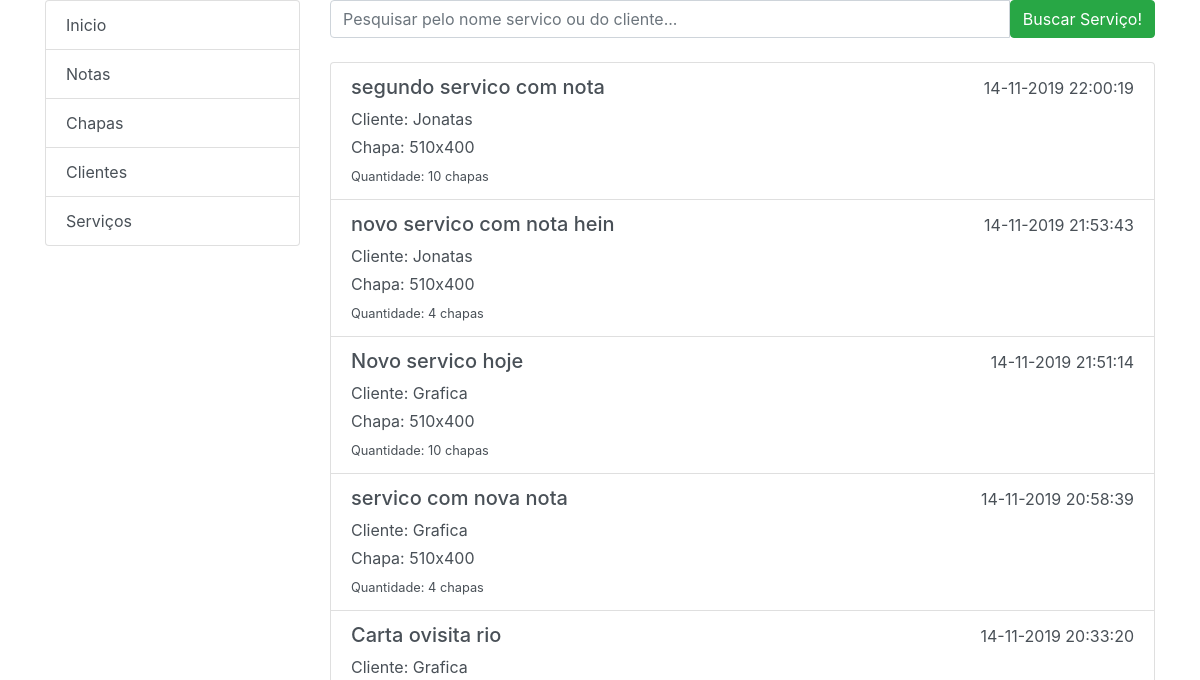
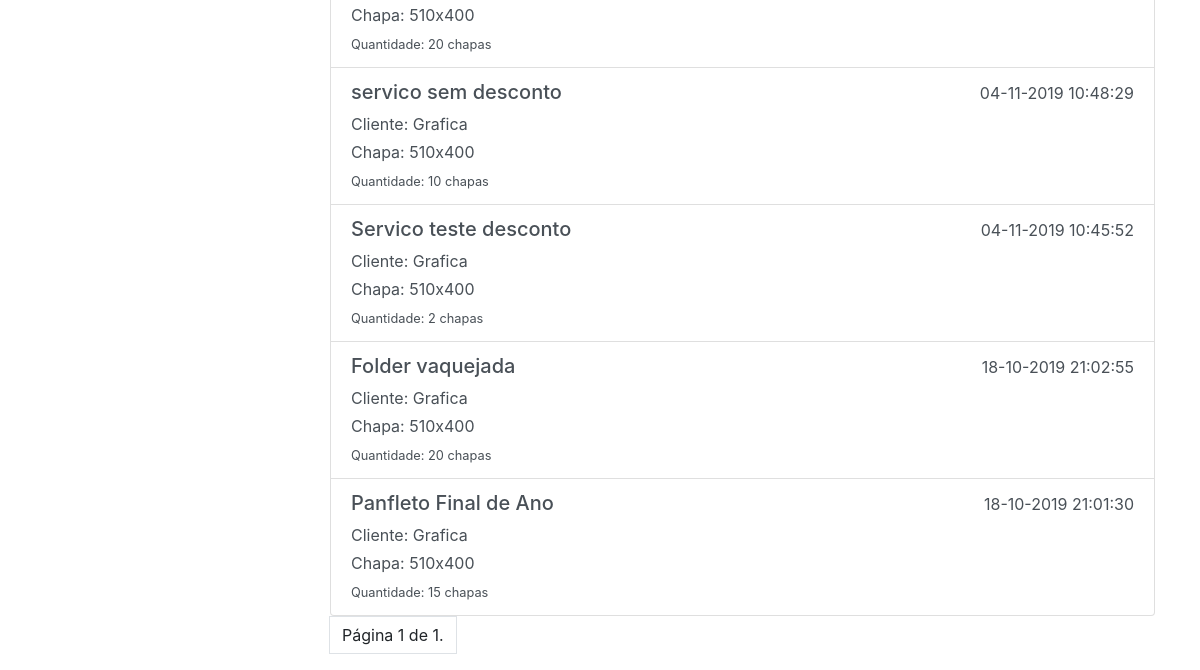
Before: /servicos/ with the older database file (2 pictures, top to bottom).
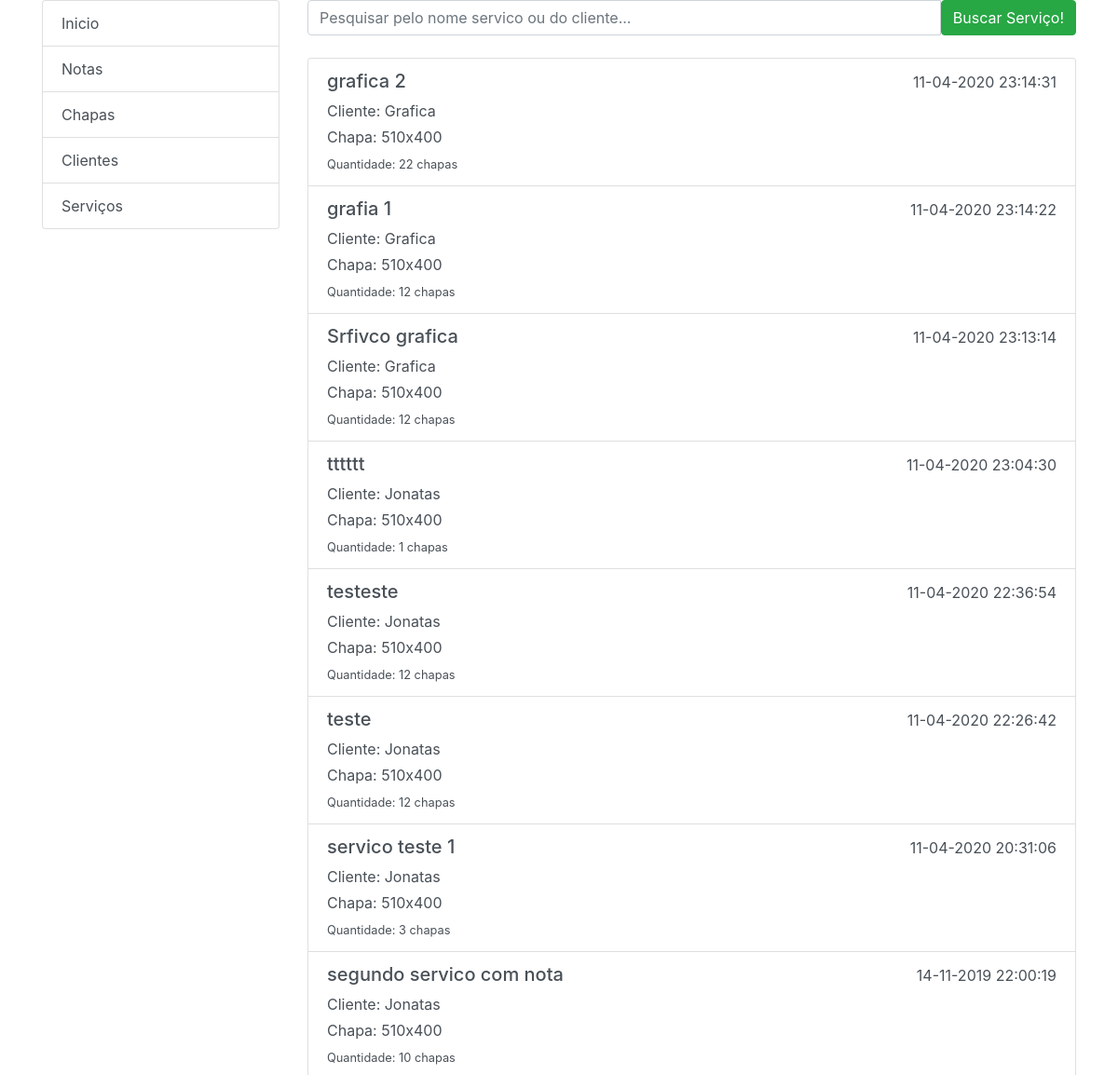
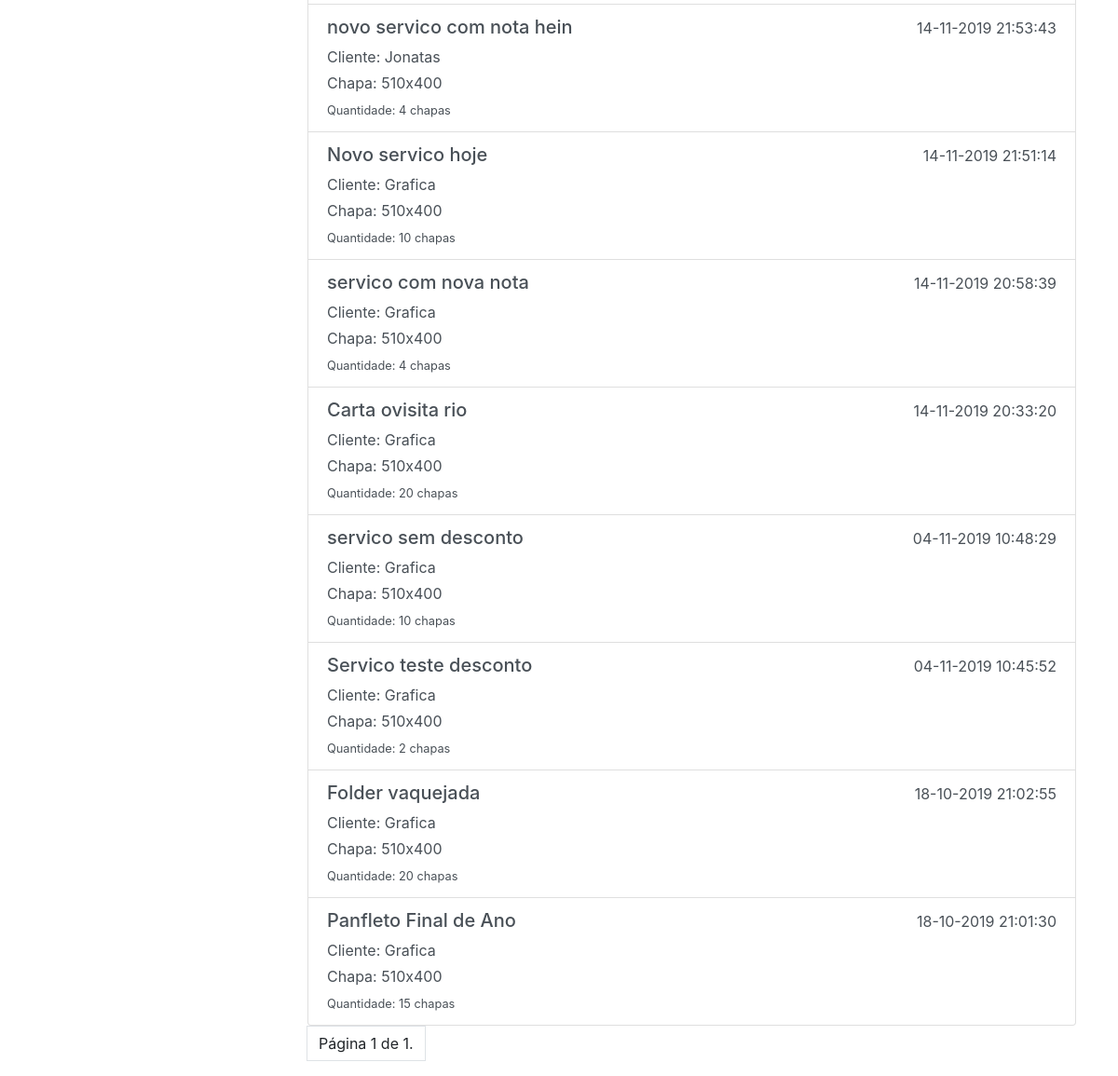
After: the same page with the newer database file (2 pictures, top to bottom).
### core/models.py (models this page shows, shortened)
class Servico(models.Model):
    nome = models.CharField('Nome Serviço', max_length=200)
    cliente = models.ForeignKey(Cliente, verbose_name='Cliente', related_name='clientes',on_delete=models.PROTECT)
    chapa = models.ForeignKey(Chapa, verbose_name='Chapa', related_name='servico', on_delete=models.PROTECT)
    quantidade = models.IntegerField('Quantidade',null=False)
    created_at = models.DateTimeField('Criado em', auto_now_add=True, null=True)
    uploaded_at = models.DateTimeField('Atualizado em', auto_now=True, null=True)
    class Meta:
        verbose_name = "Servico"
        verbose_name_plural = "Servicos"
        ordering = ['-created_at']

class Cliente(models.Model):
    nome = models.CharField('* Nome / Empresa',max_length=200)
    email = models.EmailField('* Email',max_length=100,null=True,blank=True)
    telefone = models.CharField('* Fone',max_length=20,null=True,blank=True)
    cnpj = models.CharField('CNPJ',max_length=40,null=True,blank=True)
    cpf = models.CharField('CPF',max_length=40,null=True,blank=True)
    rua = models.CharField('Rua',max_length=40,null=True,blank=True)
    bairro = models.CharField('Bairro',max_length=40,null=True,blank=True)
    numero = models.IntegerField('Numero',null=True,blank=True)
    cidade = models.CharField('Cidade',max_length=40,null=True,blank=True)
    estado = models.CharField('Estado',max_length=40,null=True,blank=True)
    cep = models.CharField('Cep',max_length=40,null=True,blank=True)
    created_at = models.DateTimeField('Criado em', auto_now_add=True,null=True)
    uploaded_at = models.DateTimeField('Atualizado em', auto_now=True,null=True)
    nota = models.ManyToManyField('Nota', through='GrupoClienteNota', null=True)
    def __str__(self):
        return self.nome
    class Meta:
        verbose_name = "Cliente"
        verbose_name_plural = "Clientes"
        ordering = ['-created_at']

class Chapa(models.Model):
    nome = models.CharField('Nome',max_length=100)
    valor = models.FloatField('Valor',null=True,blank=True)
    estoque = models.IntegerField('Quantidade em Estoque',null=True,blank=True)
    marca = models.CharField('Marca',null=True,blank=True,max_length=50)
    obs = models.CharField('Obs', max_length=255,null=True,blank=True)
    created_at = models.DateTimeField('Criado em', auto_now_add=True, null=True)
    uploaded_at = models.DateTimeField('Atualizado em', auto_now=True, null=True)
    def __str__(self):
        return self.nome
    class Meta:
        verbose_name = "Chapa"
        verbose_name_plural = "Chapas"
        ordering = ['nome']

### core/views.py (the view)
# urls.py: path('servicos/', views.servicos, name='servicos'),
def servicos(request):
    servico = Servico.objects.all()
    paginator = Paginator(servico, 20)  # Show 20 contacts per page.
    page_number = request.GET.get('page')
    page_obj = paginator.get_page(page_number)
    return render(request, 'servicos.html', {'page_obj': page_obj})

### core/templates/servicos.html (shortened to what this page needs)
{% extends "layout.html" %}
{% load static %}
{% block content %}
<form action="/busca_servico/" method="post">{% csrf_token %}
    <div class="input-group">
      <input type="text" class="form-control" name="campo_busca" placeholder="Pesquisar pelo nome servico ou do cliente...">
      <span class="input-group-btn">
        <button class="btn btn-success" type="submit">Buscar Serviço!</button>
      </span>
    </div>
</form>
<br>
<div class="list-group">
    {% for servico in page_obj %}
    <a href="#" class="list-group-item list-group-item-action">
    <div class="d-flex w-100 justify-content-between">
      <h5 class="mb-1">{{ servico.nome }}</h5>
      <h5><small>{{ servico.created_at|date:"d-m-Y H:i:s"   }}</small></h5>
    </div>
    <p class="mb-1">Cliente: {{ servico.cliente }}</p>
    <p class="mb-1">Chapa: {{ servico.chapa }}</p>
    <small>Quantidade: {{ servico.quantidade }} chapas</small>
  </a>
    {% endfor %}
</div>
<nav aria-label="...">
  <ul class="pagination">
      <li class="page-item">
          <a class="page-link">Página {{ page_obj.number }} de {{ page_obj.paginator.num_pages }}.</a>
      </li>
  </ul>
</nav>
{% endblock %}

### core/templates/layout.html (shortened to what this page needs)
<!DOCTYPE html>
{% load static %}
<html lang="pt-br">
    <head>
        <link rel="stylesheet" href="https://stackpath.bootstrapcdn.com/bootstrap/4.4.1/css/bootstrap.min.css">
    </head>
    <body>
    <div class="container">
        <div class="row">
            <div class="col-sm-3">
                <div class="list-group">
                    <a href="/" class="list-group-item list-group-item-action">Inicio</a>
                    <a href="/notas" class="list-group-item list-group-item-action">Notas</a>
                    <a href="/chapas" class="list-group-item list-group-item-action">Chapas</a>
                    <a href="/clientes" class="list-group-item list-group-item-action">Clientes</a>
                    <a href="/servicos" class="list-group-item list-group-item-action">Serviços</a>
                </div>
            </div>
            <div class="col-sm-9">
                {% block content %} {% endblock %}
            </div>
        </div>
    </div>
    </body>
</html>

Changed rows visible on the page:
added Servico: nome "grafica 2", created_at "11-04-2020 23:14:31", cliente "Grafica", chapa "510x400", quantidade "22"
added Servico: nome "grafia 1", created_at "11-04-2020 23:14:22", cliente "Grafica", chapa "510x400", quantidade "12"
added Servico: nome "Srfivco grafica", created_at "11-04-2020 23:13:14", cliente "Grafica", chapa "510x400", quantidade "12"
added Servico: nome "tttttt", created_at "11-04-2020 23:04:30", cliente "Jonatas", chapa "510x400", quantidade "1"
added Servico: nome "testeste", created_at "11-04-2020 22:36:54", cliente "Jonatas", chapa "510x400", quantidade "12"
added Servico: nome "teste", created_at "11-04-2020 22:26:42", cliente "Jonatas", chapa "510x400", quantidade "12"
added Servico: nome "servico teste 1", created_at "11-04-2020 20:31:06", cliente "Jonatas", chapa "510x400", quantidade "3"
